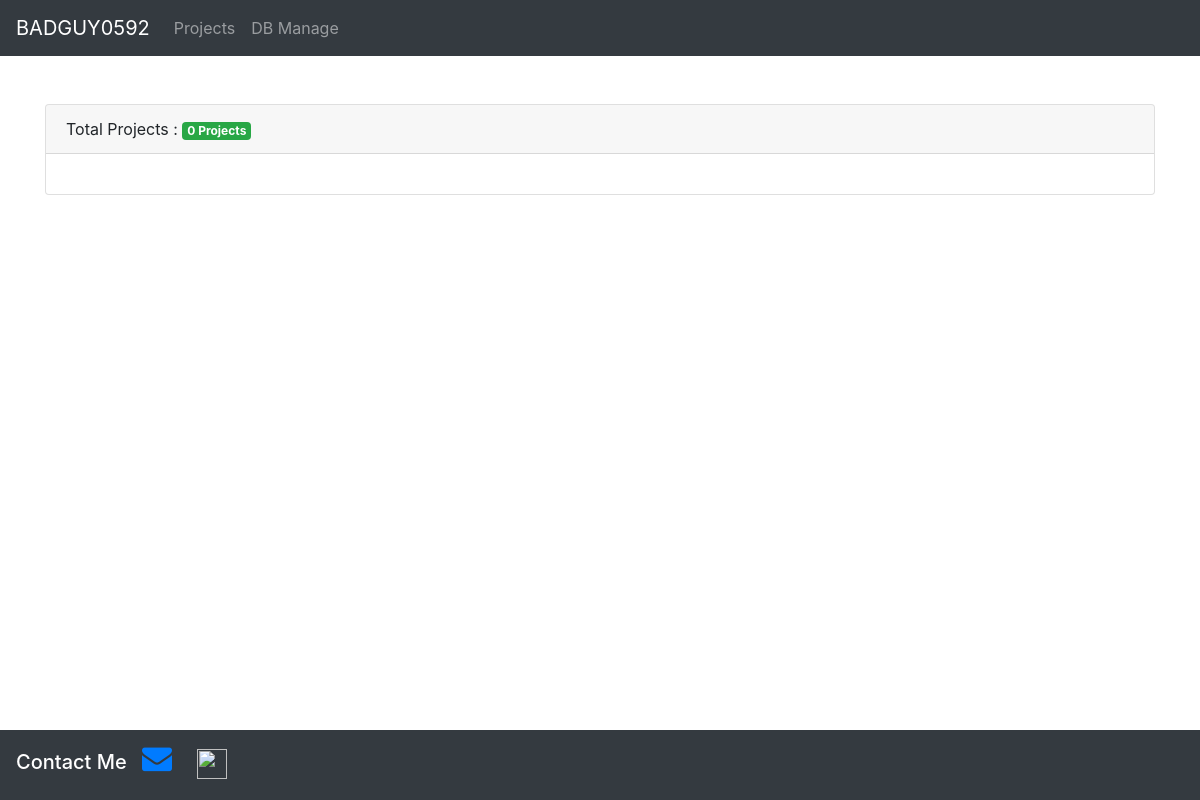
The app's page /projects/, older data.
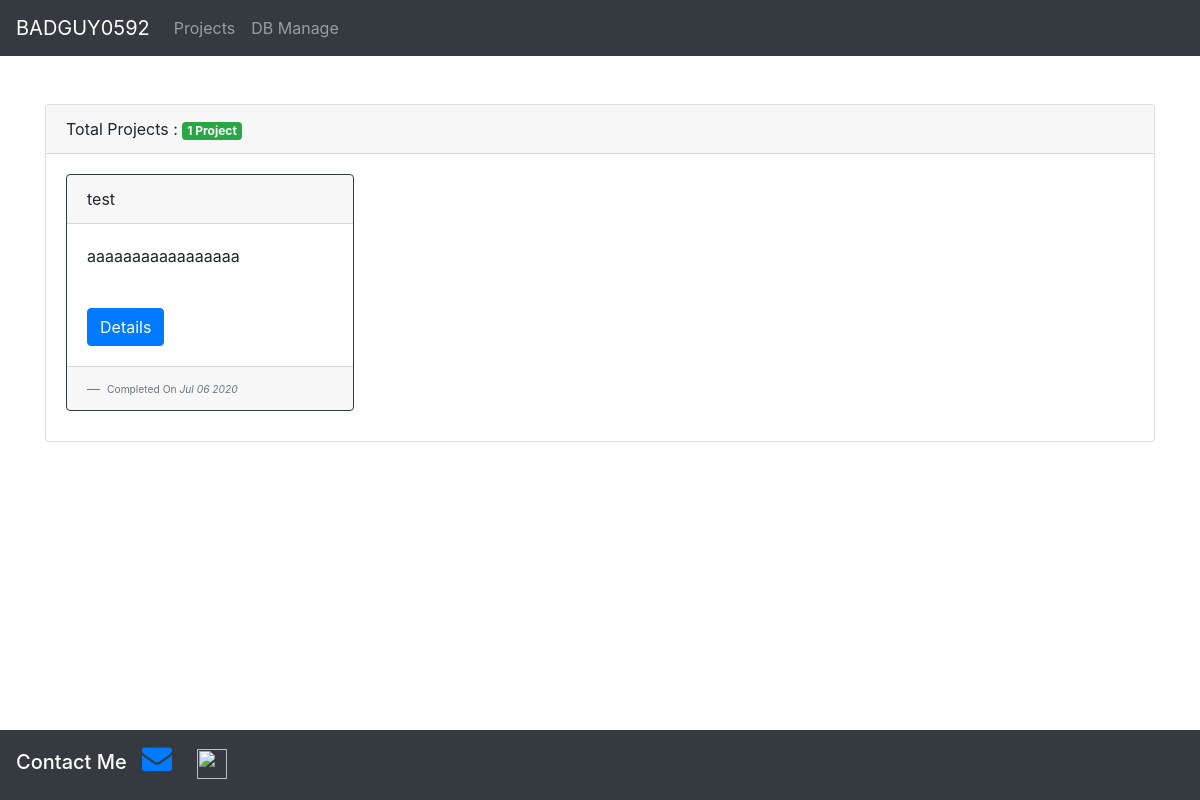
The same page, newer data.
### blog/models.py (models this page shows, shortened)
class Blog(models.Model):
    title = models.CharField(max_length=100)
    description = models.TextField()
    date = models.DateField(("Date"),default="django.utils.timezone.now")
    urls = models.URLField(blank=True,max_length=50)

### blog/views.py (the view)
# urls.py: path('', views.blog_home, name="home"),
def blog_home(request):
    blogs = Blog.objects.order_by('-date')
    return render(request, 'blog/bloghome.html',{'blogs':blogs})

### blog/templates/blog/bloghome.html (shortened to what this page needs)
<!DOCTYPE html>
<html lang="en" dir="ltr">
  <head>
    <link rel="stylesheet" href="https://stackpath.bootstrapcdn.com/bootstrap/4.4.1/css/bootstrap.min.css">
    <link rel="stylesheet" href="https://cdnjs.cloudflare.com/ajax/libs/font-awesome/4.7.0/css/font-awesome.min.css">
</head>
  <body>
    {% load static %}
      <nav class="navbar navbar-expand-lg navbar-dark bg-dark">
        <a class="navbar-brand" href="{% url 'portfolio:home' %}">BADGUY0592</a>
        <div class="collapse navbar-collapse" id="navbarText">
          <ul class="navbar-nav mr-auto">
            <li class="nav-item">
              <a class="nav-link" href="{% url 'blog:home' %}">Projects</a>
            </li>
            <li class="nav-item">
              <a class="nav-link" href="/admin">DB Manage</a>
            </li>
          </ul>
        </div>
      </nav>
      <br><Br>
        <div class="container">
          <div class="card">
            <div class="card-header">
              Total Projects : <span class="badge badge-success">{{ blogs.count }} Project{{ blogs.count|pluralize }}</span>
            </div>
            <div class="card-body">
              <div class="row">
                {% for blog in blogs %}
                <div class="col-lg-4 col-md-6" style="margin-bottom:10px">
                  <div class="card border-dark" style="width: 18rem;">
                    <div class="card-header">
                      {{blog.title}}
                    </div>
                    <div class="card-body">
                      <p>{{blog.description|truncatechars:200}}</p><br>
                      <a href="{% url 'blog:blog_page' blog.id %}" class="btn btn-primary"> Details</a>
                    </div>
                    <div class="card-footer">
                      <footer class="blockquote-footer">
                        <small class="text-muted">
                          Completed On <cite title="Source Title">{{blog.date|date:'M d Y'}}</cite>
                        </small>
                      </footer>
                    </div>
                  </div>
                </div>
                {% endfor %}
              </div>
            </div>
          </div>
        </div>
        <br><br><br><br>
      <div class="navbar navbar-expand-lg navbar-dark bg-dark footer">
        <span class="h5 navbar-brand">
          Contact Me
          <a href="mailto:" style="padding:10px"><i class="fa fa-envelope" style="font-size:30px;"></i></a>
          <a href="#" style="padding:10px"><img src="{% static 'personalportfolio/discord.png' %}" style="width:30px;height:30px" alt=""></a>
        </span>
      </div>
  </body>
</html>

Row changes from the older to the newer data that the page shows:
added Blog: title "test", description "aaaaaaaaaaaaaaaaa", date "Jul 06 2020"
Text that changed along with them:
{{ blogs.count }}: "0" → "1"
